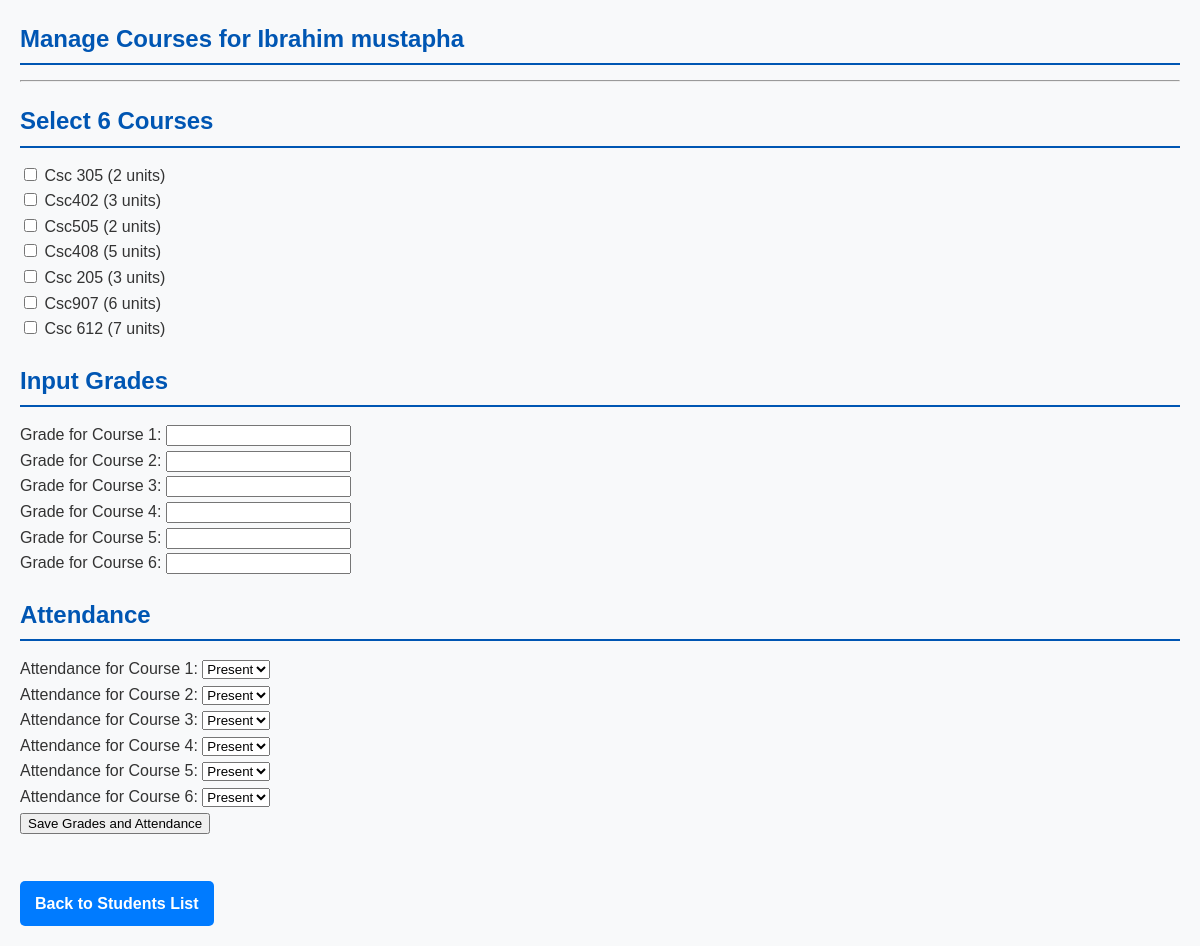
The page /students/2/manage-courses on the database its author committed.
### app.py (models this page shows)
class Student(db.Model):
    id = db.Column(db.Integer, primary_key=True)
    name = db.Column(db.String(100), nullable=False)
    age = db.Column(db.Integer, nullable=False)
    dob = db.Column(db.String(10), nullable=False)
    gender = db.Column(db.String(10), nullable=False)
    photo = db.Column(db.String(100))

class Course(db.Model):
    id = db.Column(db.Integer, primary_key=True)
    name = db.Column(db.String(100), nullable=False)
    credits = db.Column(db.Integer, nullable=False)

### app.py (the view, shortened to what this page needs)
@app.route('/students/<int:id>/manage-courses', methods=['GET', 'POST'])
def manage_courses(id):
    student = Student.query.get_or_404(id)
    courses = Course.query.all()  # Fetch existing courses
    return render_template('manage_courses.html', student=student, courses=courses)

### templates/manage_courses.html (shortened to what this page needs)
<!DOCTYPE html>
<html lang="en">
<head>
    <link rel="stylesheet" href="{{ url_for('static', filename='deets.css') }}">
</head>
<body>
   <h2>Manage Courses for {{ student.name }}</h2>
<hr>
    <form method="POST">
        <h2>Select 6 Courses</h2>
        {% for course in courses %}
            <label>
                <input type="checkbox" name="courses" value="{{ course.id }}">
                {{ course.name }} ({{ course.credits }} units)
            </label><br>
        {% endfor %}
        <h2>Input Grades</h2>
        {% for i in range(6) %}
            <label>Grade for Course {{ i + 1 }}: </label>
            <input type="text" name="grades" maxlength="2"><br>
        {% endfor %}
        <h2>Attendance</h2>
        {% for i in range(6) %}
            <label>Attendance for Course {{ i + 1 }}: </label>
            <select name="attendance">
                <option value="Present">Present</option>
            </select><br>
        {% endfor %}
        <button type="submit" name="save_grades">Save Grades and Attendance</button>
    </form>
    <br>
    <a href="{{ url_for('students_list') }}">Back to Students List</a>
</body>
</html>

### static/deets.css (style rules this page uses)
body { font-family: Arial, sans-serif; background-color: #f8f9fa; color: #333; line-height: 1.6; margin: 20px; padding: 0; }
h2, h3 { color: #0056b3; border-bottom: 2px solid #0056b3; padding-bottom: 5px; margin-bottom: 15px; }
a { text-decoration: none; color: #ffffff; background: #007bff; padding: 10px 15px; border-radius: 5px; display: inline-block; margin-top: 20px; font-weight: bold; text-align: center; }

### rows shown on the page
Student: name "Ibrahim mustapha"
Course: name "Csc 305", credits "2"
Course: name "Csc402", credits "3"
Course: name "Csc505", credits "2"
Course: name "Csc408", credits "5"
Course: name "Csc 205", credits "3"
Course: name "Csc907", credits "6"
Course: name "Csc 612", credits "7"

### other values the page prints
{{ i + 1 }} "1" "2" "3" "4" "5" "6"
